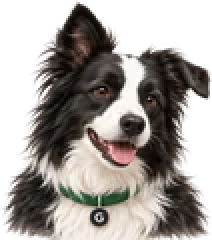
#> input picture assets/collie.webp, 106 x 120 px (shown 2 times larger)
$ python test-image-conversion.py --output out.png ../assets/collie.webp
#> lines starting #> are read from the running program, lines starting #| are printed output that depends on the picture
#!/usr/bin/env python3
"""Pixel regression evidence using the actual release FFmpeg, not a mock decoder.
Usage: python3 scripts/test-image-conversion.py --ffmpeg .tools/ffmpeg-release/ffmpeg --output /tmp/image-qa /path/to/upload/content ...
Requires Pillow only for independent verification. Does not modify source images.
"""
import argparse
import hashlib
import json
from pathlib import Path
import subprocess
from PIL import Image, ImageChops, ImageStat, ImageOps

parser = argparse.ArgumentParser(description=__doc__)
parser.add_argument('--ffmpeg', default='.tools/ffmpeg-release/ffmpeg')
parser.add_argument('--output', required=True)
parser.add_argument('sources', nargs='+')
args = parser.parse_args()
out = Path(args.output); out.mkdir(parents=True, exist_ok=True, mode=0o700)
report = []
for index, name in enumerate(args.sources, 1):
    source = Path(name)
    before = hashlib.sha256(source.read_bytes()).hexdigest()
    original = ImageOps.exif_transpose(Image.open(source)).convert('RGB')
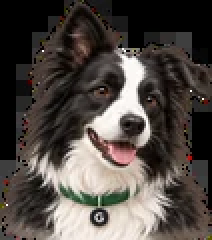
#> original: PIL image 106x120 RGB (shown 2 times larger); mean R, G, B 80.8, 73.9, 69
    original.thumbnail((2048, 2048), Image.Resampling.LANCZOS)
    original.save(out / f'{index}-source.png')
    row = {'attachment': source.parent.name, 'source_sha256': before, 'variants': {}}
    for label, flags in [('old', []), ('scalar', ['-cpuflags', '0'])]:
        jpeg = out / f'{index}-{label}.jpg'
        subprocess.run([args.ffmpeg, '-hide_banner', '-loglevel', 'error', '-nostdin', *flags, '-threads', '1', '-i', str(source), '-frames:v', '1', '-vf', 'scale=2048:2048:force_original_aspect_ratio=decrease', '-q:v', '3', '-y', str(jpeg)], check=True)
#> (this line was passed over: subprocess is not available in this run)
#> (the run stopped early here; a loop or call above may not have finished)
